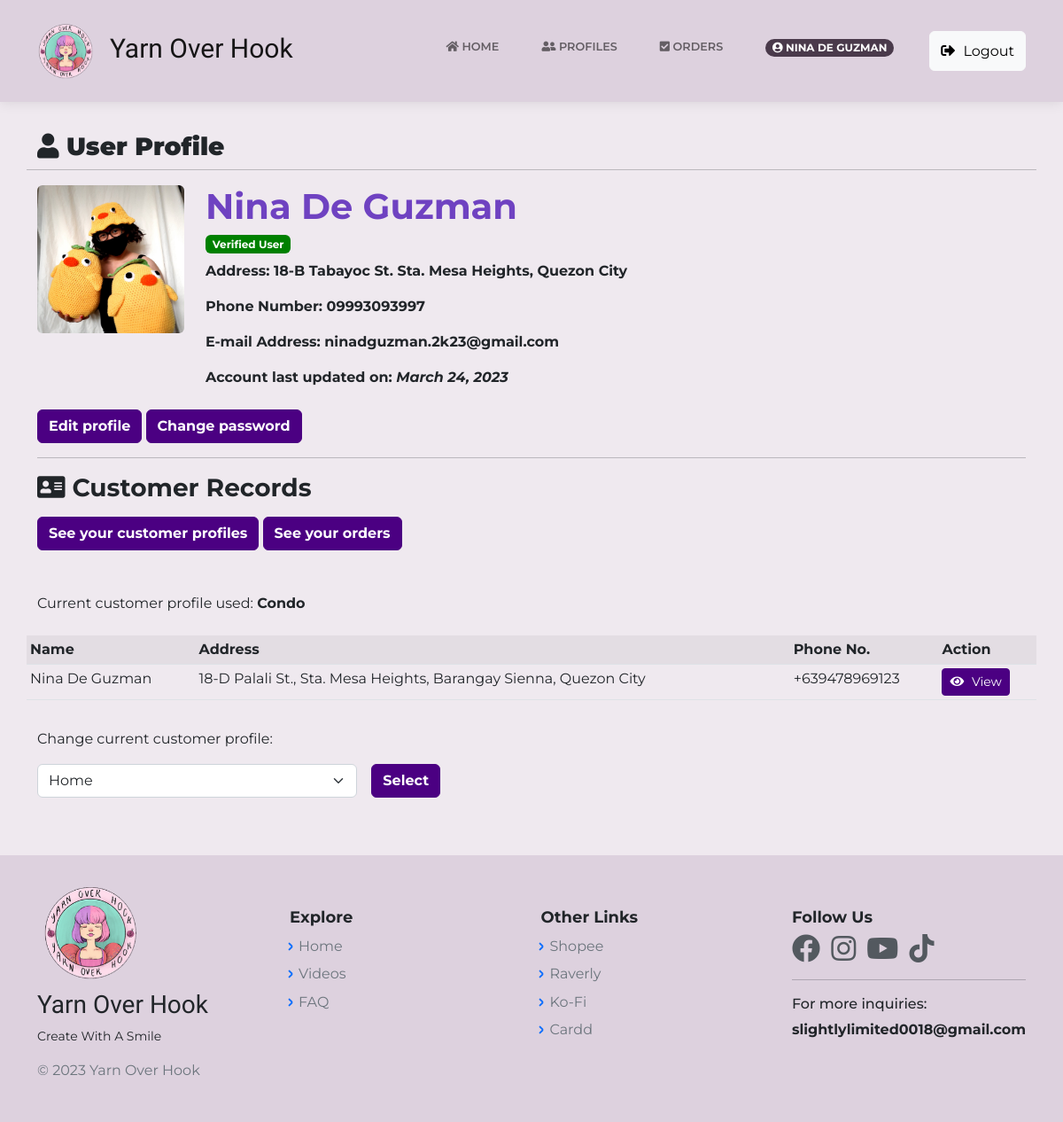
Page /UserProfile.php (signed in) on the earlier database version.
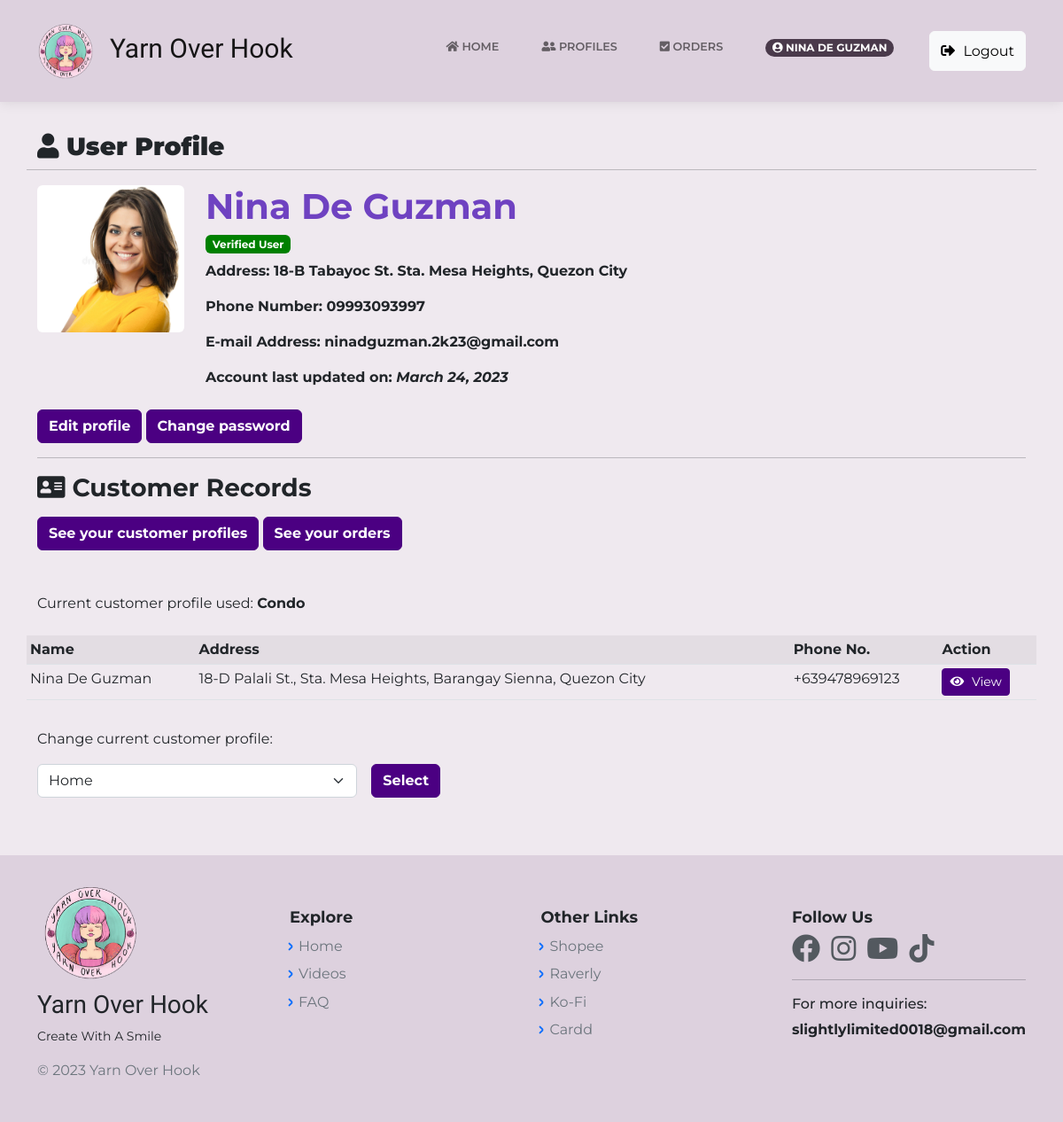
Same page on the later database version.
### tables this page shows
CREATE TABLE `register` (
  `id` bigint(20) NOT NULL,
  `cust_name` varchar(60) NOT NULL,
  `cust_avatar` varchar(255) NOT NULL,
  `cust_email` varchar(60) DEFAULT NULL,
  `cust_pass` varchar(255) NOT NULL,
  `cust_reg` varchar(60) NOT NULL,
  `cust_city` varchar(50) NOT NULL,
  `cust_st` text NOT NULL,
  `cust_brgy` varchar(50) NOT NULL,
  `cust_unit` int(11) NOT NULL,
  `cust_zip` int(10) NOT NULL,
  `cust_phone` varchar(50) NOT NULL,
  `login_id` bigint(12) NOT NULL,
  `date` timestamp NOT NULL DEFAULT current_timestamp() ON UPDATE current_timestamp(),
  `user_rank` varchar(20) NOT NULL DEFAULT 'user',
  `cust_address` varchar(60) NOT NULL,
  `cust_status` int(11) NOT NULL,
  `login_attempt` int(11) NOT NULL,
  `otp` int(11) NOT NULL
);

CREATE TABLE `cust_profile` (
  `id` bigint(20) NOT NULL,
  `c_id` bigint(12) NOT NULL,
  `c_name` varchar(60) NOT NULL,
  `c_label` varchar(255) NOT NULL,
  `region` varchar(60) NOT NULL,
  `city` varchar(60) NOT NULL,
  `street` varchar(60) NOT NULL,
  `barangay` varchar(60) NOT NULL,
  `phone_no` varchar(20) NOT NULL,
  `zip_code` int(12) NOT NULL,
  `unit_no` int(11) NOT NULL,
  `date` timestamp NOT NULL DEFAULT current_timestamp() ON UPDATE current_timestamp(),
  `address` varchar(150) NOT NULL,
  `login_id` bigint(12) NOT NULL,
  `unique_id` int(5) NOT NULL DEFAULT 1,
  `cust_status` int(1) NOT NULL DEFAULT 0
);

### UserProfile.php (the view, shortened to what this page needs)
<?php
    include("includes/dbh.inc.php");
    require 'layouts/Header.php';
    if(isset($_SESSION['login_id'])) {
		$id = mysqli_real_escape_string($con, $_SESSION['login_id']);
		$item = "SELECT * FROM register WHERE login_id = $id AND user_rank = 'user'";
		$result = mysqli_query($con, $item);
		$user = mysqli_fetch_assoc($result);
        $cust_prof = mysqli_real_escape_string($con, $_SESSION['login_id']);
		$main = "SELECT * FROM cust_profile WHERE c_id = $cust_prof AND cust_status='1'";
		$result_prof = mysqli_query($con, $main);
		$select = mysqli_fetch_all($result_prof, MYSQLI_ASSOC);
		$other = "SELECT * FROM cust_profile WHERE c_id = $cust_prof AND cust_status='0'";
        $other_count = "SELECT COUNT(*) FROM cust_profile WHERE c_id = $cust_prof AND cust_status='0'";
		$result_choice = mysqli_query($con, $other);
        $result_count = mysqli_query($con, $other_count);
		$option = mysqli_fetch_all($result_choice, MYSQLI_ASSOC);
        $count = mysqli_fetch_array($result_count)[0];
	}
?>
<body class="d-flex flex-column min-vh-100">
<?php require 'layouts/nav.php';?>
    <div class="container my-5">
        <?php if($user): ?>
        <div class="row my-3">
            <h3 style="font-weight:bold;"><strong> <i class="fas fa-user"></i> User Profile </strong></h3><hr>
            <div class="col-md-2">
                <img class="img-fluid rounded" src="<?php echo $user['cust_avatar'] ?>" title="<?php echo $user['cust_name'] ?>" alt="<?php echo $user['cust_name'] ?>">
            </div>
            <div class="col-md-10">
                <h1 style="font-weight:bold;color: rgb(111, 66, 193);"> <?php echo $user['cust_name'] ?> </h1>
                <h6 style="font-weight:bold;"> <span class="badge" style="background-color:green;"> Verified User </span></h6>
                <p style="font-weight:bold;"> Address: <?php echo $user['cust_address'] ?> </p>
                <p style="font-weight:bold;"> Phone Number: <?php echo $user['cust_phone'] ?> </p>
                <p style="font-weight:bold;"> E-mail Address: <?php echo $user['cust_email'] ?> </p>
                <p style="font-weight:bold;"> Account last updated on: <i><?php echo date("F d, Y", strtotime($user['date'])); ?></i>  </p>
            </div>
            <div class="float-end mt-2">
                <a class="btn btn-dark" href="UserProfileEdit.php" role="button" style="font-weight:bold;border-color:indigo;background-color:indigo;;"> Edit profile </a>
                <a class="btn btn-dark" href="ChangePassword.php" role="button" style="font-weight:bold;border-color:indigo;background-color:indigo;"> Change password </a>
            </div>
        </div>
        <hr><div class="row my-3">
        <h3><strong> <i class="fas fa-address-card" ></i> Customer Records </strong></h3>
        <?php foreach($select as $prof): ?>
            <div class="float-end mt-2 mb-5">
                <a class="btn btn-dark" href="ProfileAccntView.php" role="button" style="font-weight:bold;border-color:indigo;background-color:indigo;"> See your customer profiles </a>
                <a class="btn btn-dark" href="OrderPageCust.php" role="button" style="font-weight:bold;border-color:indigo;background-color:indigo;"> See your orders </a>
            </div>
            <p> Current customer profile used: <strong> <?php echo $prof['c_label']; ?> </strong> </p>
            <table class="table table-striped table-hover table-sm mt-2">
                <tr>
                    <th style="font-weight:bold;"> Name </th>
                    <th style="font-weight:bold;"> Address </th>
                    <th style="font-weight:bold;"> Phone No. </th>
                    <th style="font-weight:bold;"> Action </th>
                </tr>
                <tr><td> <?php echo $prof['c_name']; ?> </td>
                <td> <?php echo $prof['address']; ?>  </td>
                <td> <?php echo $prof['phone_no']; ?> </td>
                <td> <a class="btn btn-sm btn-primary" href="ProfileAccnt.php?id=<?php echo $prof['id'] ?>" role="button" style="border-color:indigo;background-color:indigo;;"><i class="fas fa-eye"></i> View</a> </td></tr>
            </table>
        <?php endforeach; ?>
        <?php if($count < 1) {
            echo "<p> Please create a new record in the Profiles page in order to change your current customer profile. </p>";
            ?>
        <?php } else if ($count >= 1) {
            ?>
            <div class="form-group mt-3">
                <p> Change current customer profile: </p>
                <form class="row g-3" action="UserProfile.php?id=<?php echo $_SESSION['login_id'] ?>" method="POST">
                    <div class="col-md-4">
                        <select class="form-select" id="selected_prof" name="selected_prof" aria-label=".form-select example">
                            <?php foreach($option as $change): ?>
                            <option value="<?php echo $change['id']; ?>"><?php echo $change['c_label']; ?></option>
                            <?php endforeach; ?>
                        </select>
                    </div>
                    <div class="col-auto">
                        <input class="btn btn-success" type="submit" id="submit" name="change_current" value="Select"  style="font-weight:bold;background-color:indigo;border-color:indigo;">
                    </div>
                </form>
            </div>
            <?php
        }
        ?>
        </div>
        <?php else: ?>
                <div class="container my-5">
                    <h2> Oops.. Page not found. Please try again. </h2>
                </div>
        <?php endif ?>
    </div>
<?php require 'layouts/Footer.php';?>

### layouts/Header.php (shortened to what this page needs)
<!DOCTYPE html>
    <html lang="en">
    <head>
        <link rel="stylesheet" href="assets/bootstrap/css/bootstrap.min.css">
        <link rel="stylesheet" href="https://use.fontawesome.com/releases/v5.14.0/css/all.css">
        <link rel="stylesheet" href="https://cdnjs.cloudflare.com/ajax/libs/OwlCarousel2/2.3.4/assets/owl.carousel.min.css" />
        <link rel="stylesheet" href="https://cdnjs.cloudflare.com/ajax/libs/OwlCarousel2/2.3.4/assets/owl.theme.default.min.css" />
        <link rel="stylesheet" href="https://cdn.jsdelivr.net/npm/pace-js@latest/pace-theme-default.min.css">
        <link href="https://cdnjs.cloudflare.com/ajax/libs/sweetalert/1.1.3/sweetalert.css" rel="stylesheet" />
        <link rel="stylesheet" href="assets/css/main.css">
        <link rel="stylesheet" href="assets/css/minimal.css">
        <link rel="stylesheet" href="assets/css/animate.min.css">
        <link rel="stylesheet" href="assets/fonts/simple-line-icons.min.css">
        <link rel="stylesheet" href="assets/css/Animated-Pretty-Product-List-v12-Animated-Pretty-Product-List.css">
        <link rel="stylesheet" href="assets/css/ProdListDesign.css">
        <link rel="stylesheet" href="assets/css/Login-with-overlay-image.css">
        <link rel="stylesheet" href="assets/css/LoginOverlay.css">
        <link rel="stylesheet" href="assets/css/modal.css">
        <link rel="stylesheet" href="assets/css/Profile-Card.css">
        <link rel="stylesheet" href="assets/css/Profile-Edit-Form-styles.css">
        <link rel="stylesheet" href="assets/css/Profile-Edit-Form.css">
        <link rel="stylesheet" href="assets/css/ProfileEdit1.css">
        <link rel="stylesheet" href="assets/css/ProfileEdit2.css">
        <link rel="stylesheet" href="assets/css/ProfileEdit3.css">
        <link rel="stylesheet" href="assets/css/SearchCSS.css">
        <link rel="stylesheet" href="assets/css/Search-Input-responsive.css">
        <link rel="stylesheet" href="assets/css/styleA.css">
        <link rel="stylesheet" href="assets/css/vanilla-zoom.min.css">
        <link rel="stylesheet" href="assets/css/ProfileDesignAdmin.css">
    </head>

### layouts/Nav.php (shortened to what this page needs)
<header>
    <nav class="navbar navbar-light navbar-expand-lg fixed-top clean-navbar">
        <div class="container">
        <a class="navbar-brand logo mx-auto" href="HomePage.php" style="padding-left: 55px;padding-right: 0px;margin-right: 44px;font-size: 30px;font-family: Alata, sans-serif;">
        <img width="70" style="padding-left: 0px;margin-left: -58px;padding-bottom: 0px;" src="assets/img/LOGOEXAMPLE.png" title="Yarn Over Hook" alt="Yarn Over Hook">&nbsp; Yarn Over Hook</a>
            <div class="collapse navbar-collapse my-2" id="navcol-1">
            <?php
                if (isset($_SESSION['login_id']) && $_SESSION['user_rank'] == 'user'){
                    echo '<ul class="navbar-nav ms-auto">
                    <li class="nav-item"><a class="nav-link" href="HomePage.php"><i class="fas fa-home"></i> Home</a></li>
                    <li class="nav-item"><a class="nav-link" href="ProfileAccntView.php"><i class="fas fa-user-friends"></i> Profiles</a></li>
                    <li class="nav-item"><a class="nav-link" href="OrderPageCust.php"><i class="fas fa-check-square"></i> Orders</a></li>
                    <li class="nav-item"><a class="nav-link" href="UserProfile.php"><h6><span class="badge rounded-pill text-white" style="background-color: #4a3a4b;"><i class="fas fa-user-circle"></i> '.$_SESSION['cust_name'].'</span></h6></a></li>
                    <button class="btn btn-light my-3 my-sm-0" id="logout" name="logout" type="submit"> <i class="fas fa-sign-out-alt"></i> Logout</button>
                    </ul>';
                    ?>
                    <?php
                } else if (isset($_SESSION['login_id']) && $_SESSION['user_rank'] == 'admin') {
                    echo '<ul class="navbar-nav ms-auto">
                    <li class="nav-item"><a class="nav-link" href="HomePage.php"><i class="fas fa-home"></i> Home</a></li>
                    <li class="nav-item"><a class="nav-link" href="CustomerProfileListAdmin.php"><i class="fas fa-user-friends"></i> Profiles</a></li>
                    <li class="nav-item"><a class="nav-link" href="Inventory.php"><i class="fas fa-dolly-flatbed"></i> Inventory</a></li>
                    <li class="nav-item"><a class="nav-link" href="OrdersAdminView.php"><i class="fas fa-check-square"></i> Orders</a></li>
                    <li class="nav-item"><a class="nav-link" href="UserProfileAdmin.php"><h6><span class="badge rounded-pill text-white" style="background-color: #4a3a4b;"><i class="fas fa-user-cog"></i> '.$_SESSION['cust_name'].'</span></h6></a></li>
                    <button class="btn btn-light my-3 my-sm-0" id="logout" name="logout" type="submit"> <i class="fas fa-sign-out-alt"></i> Logout</button>
                    </ul>';
                    ?>
            <script src="https://ajax.googleapis.com/ajax/libs/jquery/1.12.4/jquery.min.js"></script>
            <script src="https://maxcdn.bootstrapcdn.com/bootstrap/3.3.7/js/bootstrap.min.js"></script>
            <script src="assets/js/sessiontimeout.js"></script>
            <?php
                }
            ?>
            </div>
        </div>
    </nav>
</header>

### layouts/Footer.php (shortened to what this page needs)
  <footer class="mt-auto page-footer">
    <div class="container">
   	  <div class="row">
        <div class="col-12 col-md-3">
        	<a href="#"><img class="mb-2" src="assets/img/LOGOEXAMPLE.png" width="120" alt="Yarn Over Hook" title="Yarn Over Hook"></a>
          <h3 style="font-family: Alata, sans-serif;">Yarn Over Hook</h3>
          <small class="d-block mb-3">Create With A Smile</small>
          <p class="d-block mb-3 text-muted">&copy; <?php echo date("Y"); ?> Yarn Over Hook</p>
        </div>
        <div class="col-6 col-md">
          <h5>Explore</h5>
          <ul class="list-unstyled text-small">
            <li class="mb-1"><a class="link-secondary text-decoration-none" href="HomePage.php">Home</a></li>
            <li class="mb-1"><a class="link-secondary text-decoration-none" href="Videos.php">Videos</a></li>
            <li class="mb-1"><a class="link-secondary text-decoration-none" href="FAQ.php">FAQ</a></li>
          </ul>
        </div>
        <div class="col-6 col-md">
          <h5>Other Links</h5>
          <ul class="list-unstyled text-small">
            <li class="mb-1"><a class="link-secondary text-decoration-none" target="_blank" href="https://shopee.ph/y.o.h.plus">Shopee</a></li>
            <li class="mb-1"><a class="link-secondary text-decoration-none" target="_blank" href="https://www.ravelry.com/people/yohplus">Raverly</a></li>
            <li class="mb-1"><a class="link-secondary text-decoration-none" target="_blank" href="https://ko-fi.com/yohplus/link/CHONKY10">Ko-Fi</a></li>
            <li class="mb-1"><a class="link-secondary text-decoration-none" target="_blank" href="https://yohplus.carrd.co">Cardd</a></li>
          </ul>
        </div>
        <div class="col-12 col-md">
        <h5>Follow Us</h5>
          <div class="ft-soc">
  				  <a href="https://www.facebook.com/y.o.h.plus" target="_blank"> <i class="fab fa-facebook fa-2x me-2"></i></a>
            <a href="https://www.instagram.com/y.o.h.plus" target="_blank"> <i class="fab fa-instagram fa-2x me-2"></i></a>
  				  <a href="https://www.youtube.com/channel/UCSxg8KwMRQxEk8v5vjpXKcg" target="_blank"> <i class="fab fa-youtube fa-2x me-2"></i></a>
            <a href="https://vt.tiktok.com/ZScNM2Lx" target="_blank"> <i class="fab fa-tiktok fa-2x me-2"></i></a>
          </div><hr>
        <h6>For more inquiries:</h6>
        <strong>slightlylimited0018@gmail.com</strong>
    </footer>
    </body>
</html>

### assets/css/main.css (style rules this page uses)
body { background-color: #efe9ef !important; padding-top: 85px; }
footer { background-color: #ddd1de !important; padding: 30px; }
nav { padding: 20px; }
.navbar { background-color: #ddd1de; }
.container { animation: transitionInContainer 0.50s; }

### assets/css/Profile-Edit-Form-styles.css (style rules this page uses)
hr { height: 2px; }

### assets/css/Profile-Edit-Form.css (style rules this page uses)
hr { height: 2px; }

### assets/css/ProfileEdit1.css (style rules this page uses)
hr { height: 2px; }

### assets/css/ProfileEdit2.css (style rules this page uses)
hr { height: 2px; }

Differences in the rows shown:
changed register "Nina De Guzman": cust_avatar: a different picture
